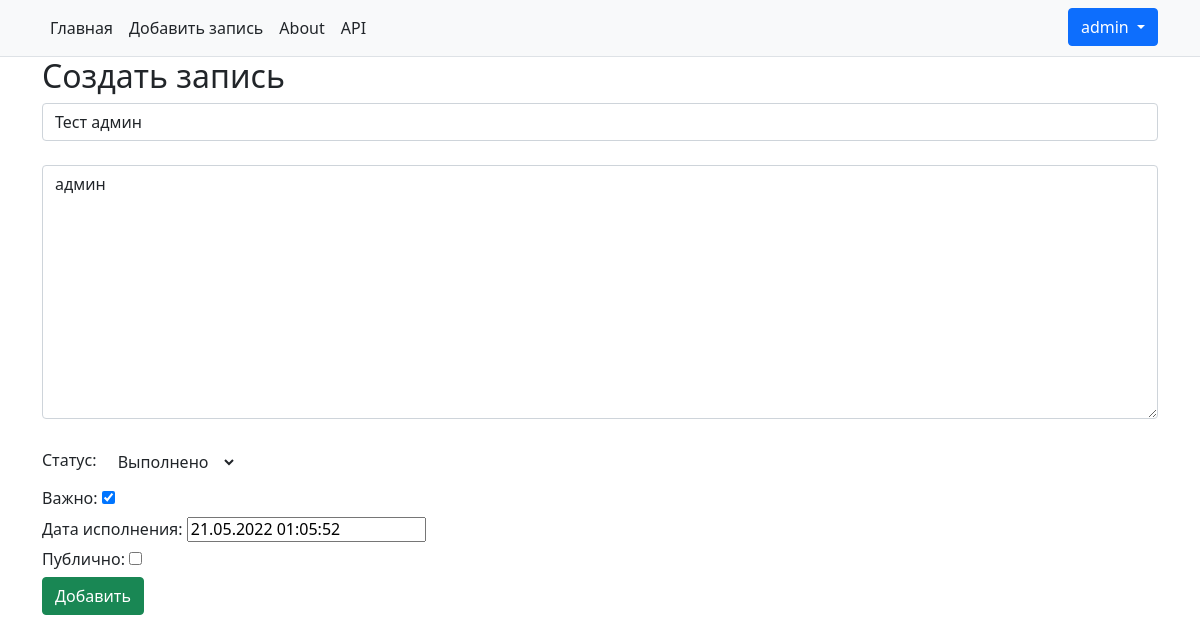
Before: /details/7/update (signed in) with the older database file.
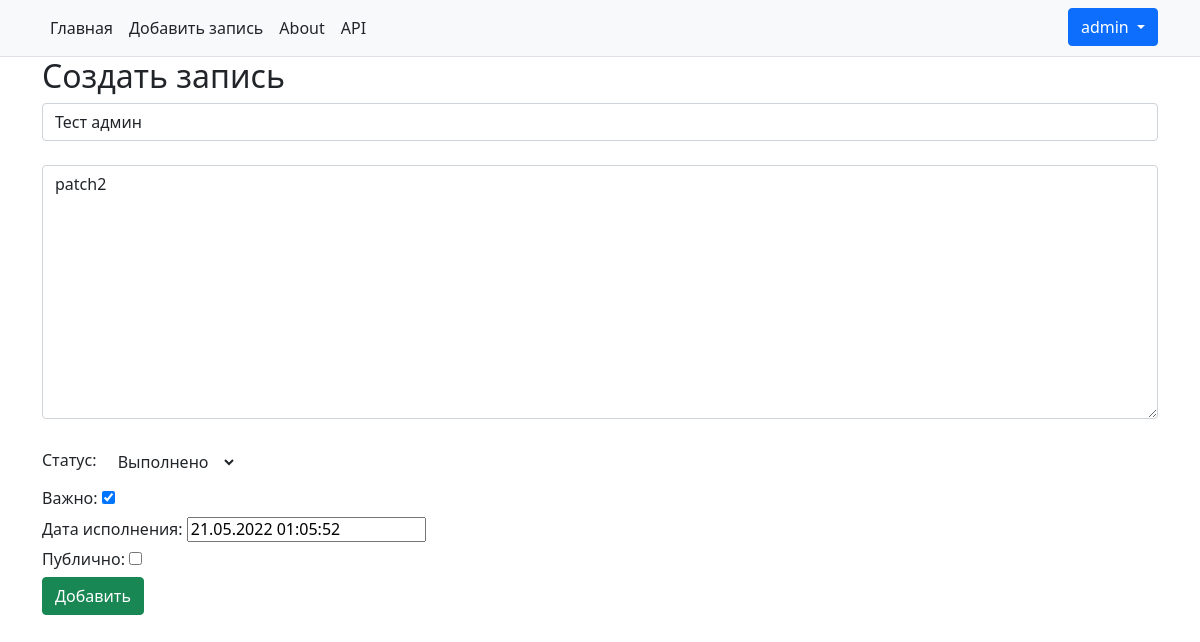
After: the same page with the newer database file.
### todo_manager/models.py (models this page shows, shortened)
class ToDoModel(models.Model):
    class StatusNote(models.IntegerChoices):  # Выбор статуса задачи
        ACTIVE = 1, _('Активно')
        POSTPONED = 2, _('Отложено')
        DONE = 3, _('Выполнено')
    author = models.ForeignKey(User, on_delete=models.CASCADE)
    title = models.CharField(_("Заголовок"), max_length=150)
    message = models.TextField("Текст заметки", max_length=5000)
    status = models.IntegerField(verbose_name="Статус", default=StatusNote.ACTIVE, choices=StatusNote.choices)
    important = models.BooleanField("Важно", default=False)
    public = models.BooleanField("Публично", default=False)
    time_field = models.DateTimeField(verbose_name="Дата", default=get_date)
    class Meta:
        verbose_name = _("Задача")  # todo с маленькой буквы
        verbose_name_plural = _("Задачи")

### todo_manager/views.py (the view)
# urls.py: path('details/<int:pk>/update', views.UpdateViewDetail.as_view(), name='update_object'),
class UpdateViewDetail(UpdateView):
    model = ToDoModel
    template_name = 'todo_manager/add_note.html'
    form_class = TodoForm

### todo_manager/forms.py
class TodoForm(ModelForm):
    class Meta:
        model = ToDoModel
        exclude = ['author']
        widgets = {"title": TextInput(attrs={"placeholder": "Введите текст",
                                             "class": "form-control"}),
                   "message": Textarea(attrs={"placeholder": "Введите текст",
                                              "class": "form-control"}),
                   "important": CheckboxInput(),
                   "public": CheckboxInput(),
                   "status": Select(attrs={'class': "btn btn-first dropdown-toggle"}),
                   }

### todo_manager/templates/todo_manager/add_note.html (shortened to what this page needs)
{% extends "todo_manager/base.html" %}
{% block content %}
    <h2>Создать запись</h2>
    {% if user.is_active %}
    <form method="post">
        {{ form.title }}
        <br>
        {{ form.message }}
        <br>
        <p class="h6">Статус: {{ form.status }}</p>
        <p class="h6">Важно: {{ form.important }}</p>
        <p class="h6">Дата исполнения: {{ form.time_field }}</p>
        <p class="h6">Публично: {{ form.public }}  </p>
        <button type="submit" class="btn btn-success" href="{% url 'add_note' %}">Добавить</button>
    {% else %}
        <p class="h6">Необходимо выполнить вход</p>
    {% endif %}
    </form>
{% endblock %}

Changed rows visible on the page:
changed ToDoModel "Тест админ": message "админ" → "patch2"
